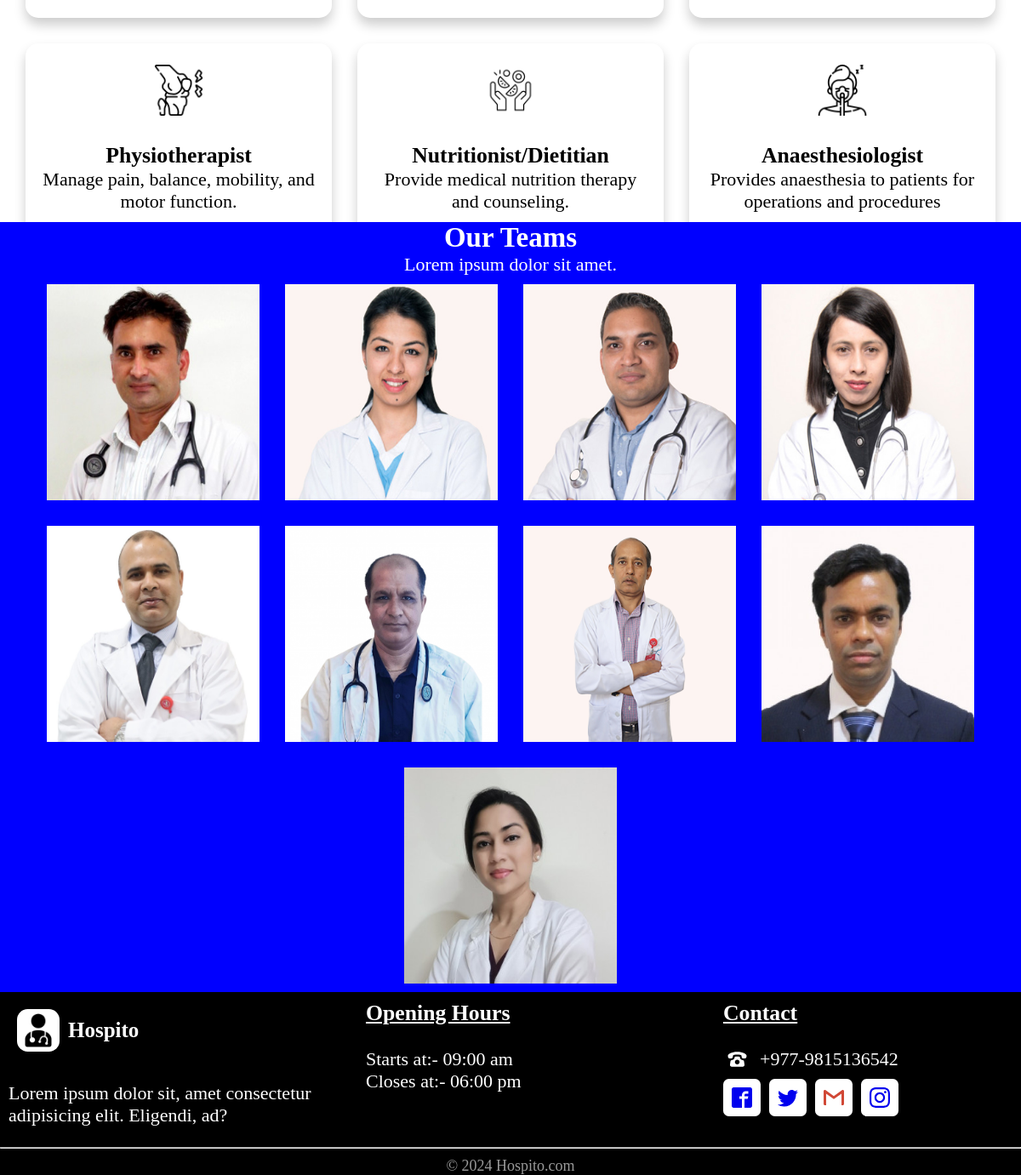
/home.php (lower part), run on an earlier commit of the app's database.
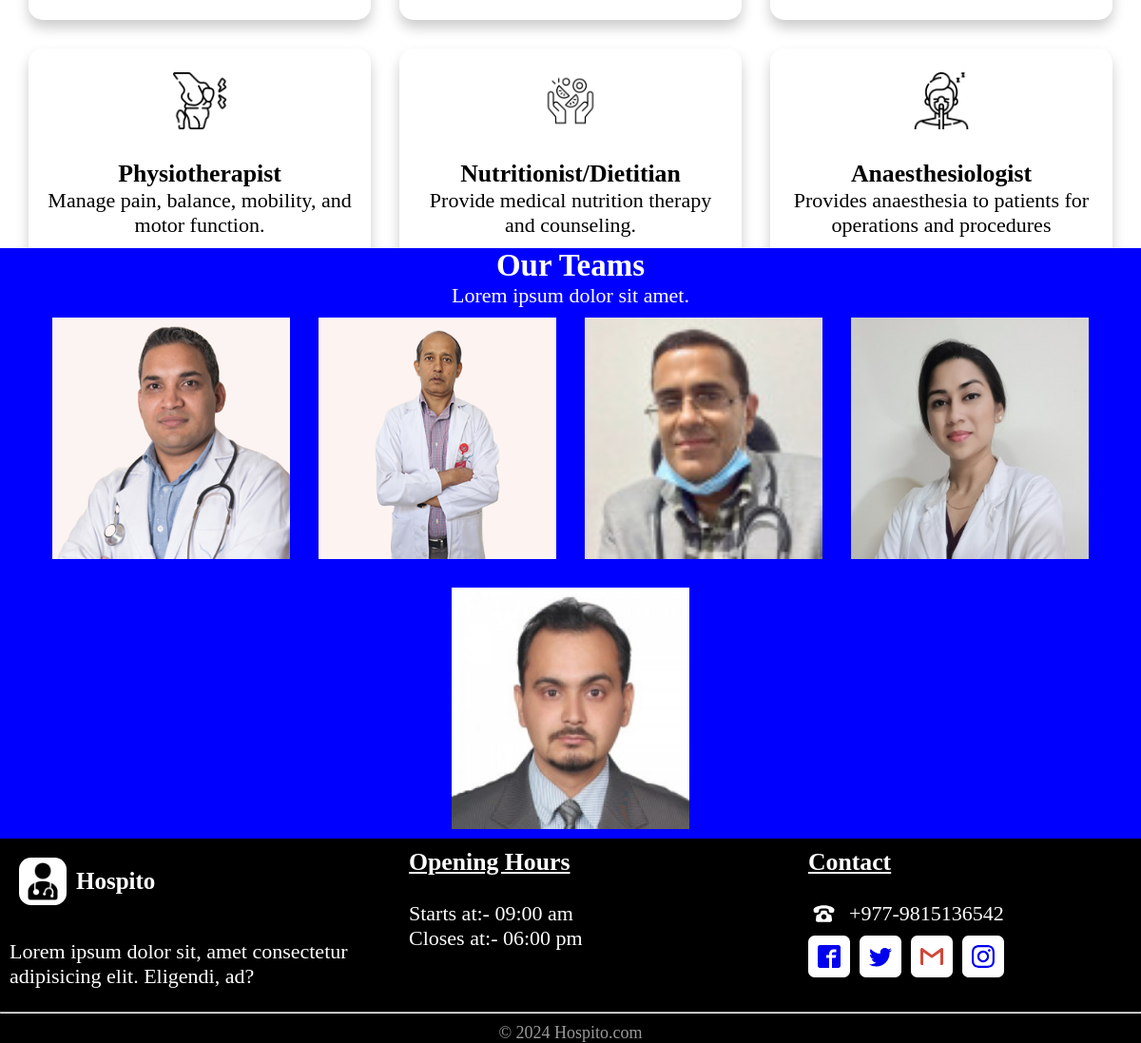
And on a later commit of the database.
### tables this page shows
CREATE TABLE `specialities` (
  `id` int(11) NOT NULL,
  `title` varchar(60) NOT NULL,
  `description` text NOT NULL,
  `image_name` varchar(60) NOT NULL,
  `image_path` varchar(255) NOT NULL,
  `created_at` timestamp NULL DEFAULT current_timestamp()
);

CREATE TABLE `doctor` (
  `id` int(11) NOT NULL,
  `fname` varchar(60) NOT NULL,
  `latitude` decimal(10,8) NOT NULL,
  `longitude` decimal(11,8) NOT NULL,
  `email` varchar(60) NOT NULL,
  `password` varchar(60) NOT NULL,
  `phone` varchar(60) NOT NULL,
  `address` varchar(255) NOT NULL,
  `image_name` varchar(255) NOT NULL,
  `image_path` varchar(255) NOT NULL,
  `sid` int(11) DEFAULT NULL,
  `created_at` timestamp NULL DEFAULT current_timestamp()
);

### home.php (the view, shortened to what this page needs)
<?php
    include "connection.php";
?>
<!DOCTYPE html>
<html lang="en">
<head>
    <link rel="stylesheet" href="assets/style.css">
</head>
<body>
    <section id="services">
        <div class="service-card">
            <?php
                $sql = "SELECT * FROM specialities";
                $result = $conn->query($sql);
                while ($row = mysqli_fetch_assoc($result)) {
                    $image_path = $row['image_path'];
                    $image_name = $row['image_name'];
                    $title = $row['title'];
                    $description = $row['description'];
            ?>
            <div class="service-card-inner">
                <img src="admin/<?php echo $image_path ?>" alt="<?php echo $image_name ?>"><br><br>
                <h3><?php echo "$title"; ?></h3>
                <p><?php echo "$description"; ?></p>
            </div>
            <?php
                }
            ?>
        </div>
    </section>
    <section class="team">
        <h2>Our Teams</h2>
        <p>Lorem ipsum dolor sit amet.</p>
        <div class="flip-container">
            <?php
                $dosql = "SELECT * FROM doctor";
                $doresult = $conn->query($dosql);
                while ($row = mysqli_fetch_assoc($doresult)) {
                    $image_path = $row['image_path'];
                    $image_name = $row['image_name'];
                    $fname = $row['fname'];
                    $address = $row['address'];
            ?>
            <div class="flip-card">
                <div class="flip-card-inner">
                    <div class="flip-card-front">
                        <img src="admin/<?php echo $image_path ?>" alt="<?php echo $image_name ?>">
                    </div>
                    <div class="flip-card-back">
                        <p class="title"><?php echo "$fname"; ?></p>
                        <p><?php
                        ?></p>
                        <p><?php echo "$address"; ?></p>
                    </div>
                </div>
            </div>
            <?php
                }
            ?>
        </div>
    </section>
    <footer>
        <div class="grid-box">
            <div class="box1">
                <div class="logo">
                    <img src="assets/img/doctorslogo.jpg">
                    <h1>Hospito</h1>
                </div> <br>
                <p>Lorem ipsum dolor sit, amet consectetur adipisicing elit. Eligendi, ad?</p>
            </div>
            <div class="box2">
                <h3><u>Opening Hours</u></h3> <br>
                <p>Starts at:- 09:00 am</p>
                <p>Closes at:- 06:00 pm</p>
            </div>
            <div class="box3">
                <h3><u>Contact</u></h3> <br>
                <a href="tel:+977-9815136542" style="color:#fff;"><svg class="icon icon-old-phone" style="background-color: black;"><use xlink:href="#icon-old-phone"></use></svg>+977-9815136542</a>
                <div class="social-media">
                    <ul>
                        <li><a href="facebook.com" class="Facebook">
                            <svg class="icon icon-facebook2"><use xlink:href="#icon-facebook2"></use></svg>
                        </a></li>
                        <li><a href="twitter.com" class="twitter">
                            <svg class="icon icon-twitter"><use xlink:href="#icon-twitter"></use></svg>
                        </a></li>
                        <li><a href="gmail.com" class="gmail">
                            <svg class="icon icon-gmail"><use xlink:href="#icon-gmail"></use></svg>
                        </a></li>
                        <li><a href="instagram.com" class="Instagram">
                            <svg class="icon icon-instagram"><use xlink:href="#icon-instagram"></use></svg>
                        </a></li>
                    </ul>
                </div><br>
            </div>
        </div>
        <hr>
        <div class="footer-cr">
            <p>&copy 2024 Hospito.com</p>
        </div>
    </footer>
</body>
</html>

What changed in the data, as far as the page shows it:
removed doctor: image_path+image_name (picture)
removed doctor: image_path+image_name (picture)
removed doctor: image_path+image_name (picture)
removed doctor: image_path+image_name (picture)
removed doctor: image_path+image_name (picture)
removed doctor: image_path+image_name (picture)
removed doctor: image_path+image_name (picture)
added doctor: image_path+image_name (picture)
added doctor: image_path+image_name (picture)
added doctor: image_path+image_name (picture)
